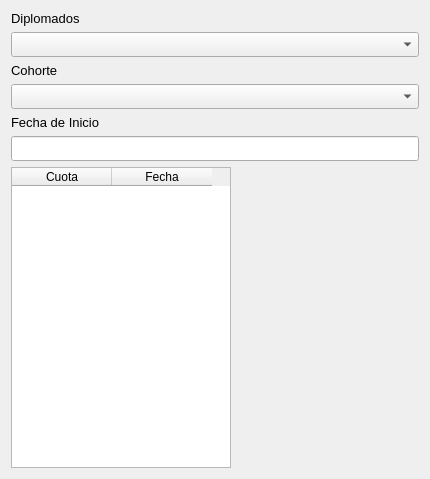
<?xml version="1.0" encoding="UTF-8"?>
<ui version="4.0">
 <class>calendarioPago</class>
 <widget class="QWidget" name="calendarioPago">
  <property name="geometry">
   <rect>
    <x>0</x>
    <y>0</y>
    <width>430</width>
    <height>479</height>
   </rect>
  </property>
  <property name="maximumSize">
   <size>
    <width>430</width>
    <height>16777215</height>
   </size>
  </property>
  <property name="windowTitle">
   <string>Form</string>
  </property>
  <layout class="QVBoxLayout" name="verticalLayout">
   <item>
    <widget class="QLabel" name="label_2">
     <property name="maximumSize">
      <size>
       <width>16777215</width>
       <height>30</height>
      </size>
     </property>
     <property name="font">
      <font>
       <family>Segoe UI</family>
       <pointsize>10</pointsize>
       <weight>50</weight>
       <bold>false</bold>
      </font>
     </property>
     <property name="text">
      <string>Diplomados</string>
     </property>
    </widget>
   </item>
   <item>
    <widget class="QComboBox" name="diplomados">
     <property name="minimumSize">
      <size>
       <width>0</width>
       <height>25</height>
      </size>
     </property>
     <property name="font">
      <font>
       <family>Segoe UI</family>
       <pointsize>9</pointsize>
      </font>
     </property>
    </widget>
   </item>
   <item>
    <widget class="QLabel" name="label">
     <property name="font">
      <font>
       <family>Segoe UI</family>
       <pointsize>10</pointsize>
      </font>
     </property>
     <property name="text">
      <string>Cohorte</string>
     </property>
    </widget>
   </item>
   <item>
    <widget class="QComboBox" name="cohorte">
     <property name="minimumSize">
      <size>
       <width>0</width>
       <height>25</height>
      </size>
     </property>
    </widget>
   </item>
   <item>
    <widget class="QLabel" name="label_6">
     <property name="maximumSize">
      <size>
       <width>16777215</width>
       <height>30</height>
      </size>
     </property>
     <property name="font">
      <font>
       <family>Segoe UI</family>
       <pointsize>10</pointsize>
       <weight>50</weight>
       <bold>false</bold>
      </font>
     </property>
     <property name="text">
      <string>Fecha de Inicio</string>
     </property>
    </widget>
   </item>
   <item>
    <widget class="QLineEdit" name="fecha_ini">
     <property name="minimumSize">
      <size>
       <width>0</width>
       <height>25</height>
      </size>
     </property>
     <property name="font">
      <font>
       <family>Segoe UI</family>
       <pointsize>9</pointsize>
      </font>
     </property>
    </widget>
   </item>
   <item>
    <layout class="QHBoxLayout" name="horizontalLayout">
     <item>
      <widget class="QTableWidget" name="tabla">
       <property name="maximumSize">
        <size>
         <width>220</width>
         <height>16777215</height>
        </size>
       </property>
       <property name="font">
        <font>
         <family>Segoe UI</family>
         <pointsize>9</pointsize>
        </font>
       </property>
       <column>
        <property name="text">
         <string>Cuota</string>
        </property>
       </column>
       <column>
        <property name="text">
         <string>Fecha</string>
        </property>
       </column>
      </widget>
     </item>
     <item>
      <spacer name="horizontalSpacer">
       <property name="orientation">
        <enum>Qt::Horizontal</enum>
       </property>
       <property name="sizeHint" stdset="0">
        <size>
         <width>40</width>
         <height>20</height>
        </size>
       </property>
      </spacer>
     </item>
    </layout>
   </item>
  </layout>
 </widget>
 <resources/>
 <connections/>
</ui>
